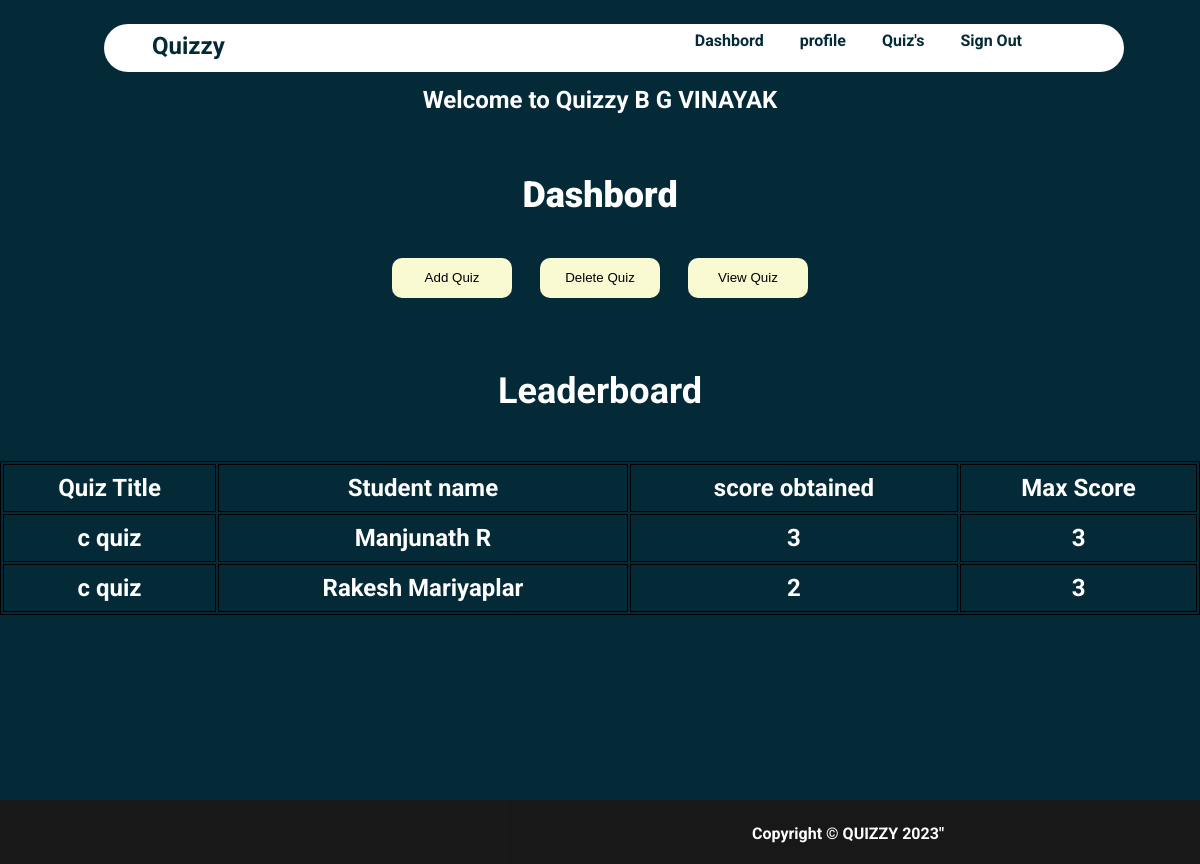
The app's page /homestaff.php (signed in) with its own data.
### tables this page shows
CREATE TABLE IF NOT EXISTS `staff` (
  `staffid` varchar(10) NOT NULL,
  `name` varchar(20) NOT NULL,
  `mail` varchar(30) NOT NULL,
  `phno` varchar(10) NOT NULL,
  `gender` varchar(1) NOT NULL,
  `DOB` varchar(10) NOT NULL,
  `pw` varchar(200) NOT NULL,
  `dept` varchar(3) DEFAULT NULL,
  PRIMARY KEY (`mail`),
  UNIQUE KEY `mail` (`mail`,`phno`),
  UNIQUE KEY `staffid` (`staffid`)
);

CREATE TABLE IF NOT EXISTS `score` (
  `slno` int NOT NULL AUTO_INCREMENT,
  `score` int NOT NULL,
  `quizid` int NOT NULL,
  `mail` varchar(30) DEFAULT NULL,
  `totalscore` int DEFAULT NULL,
  `remark` varchar(20) DEFAULT NULL,
  PRIMARY KEY (`slno`),
  KEY `quizid` (`quizid`),
  KEY `mail` (`mail`)
);

CREATE TABLE IF NOT EXISTS `quiz` (
  `quizid` int NOT NULL AUTO_INCREMENT,
  `quizname` varchar(20) NOT NULL,
  `date_created` timestamp NOT NULL DEFAULT CURRENT_TIMESTAMP,
  `mail` varchar(30) DEFAULT NULL,
  PRIMARY KEY (`quizid`),
  KEY `mail` (`mail`)
);

CREATE TABLE IF NOT EXISTS `student` (
  `usn` varchar(10) NOT NULL,
  `name` varchar(20) NOT NULL,
  `mail` varchar(30) NOT NULL,
  `phno` varchar(10) NOT NULL,
  `gender` varchar(1) NOT NULL,
  `DOB` varchar(10) NOT NULL,
  `pw` varchar(200) NOT NULL,
  `dept` varchar(3) DEFAULT NULL,
  PRIMARY KEY (`mail`),
  UNIQUE KEY `mail` (`mail`),
  UNIQUE KEY `phno` (`phno`),
  UNIQUE KEY `usn` (`usn`),
  KEY `dept` (`dept`)
);

### homestaff.php (the view, shortened to what this page needs)
<html>
<head>
</head>
<?php
require_once 'sql.php';
                $conn = mysqli_connect($servername, $username, $password, $dbname);if (!$conn) {
    echo "<script>alert(\"Database error retry after some time !\")</script>";
} else {
    $type1 = $_SESSION["type"];
    $username1 = $_SESSION["username"];
    $sql = "select * from " . $type1 . " where mail='{$username1}'";
    $res =   mysqli_query($conn, $sql);
    if ($res == true) {
        while ($row = mysqli_fetch_array($res)) {
            $dbname = $row['name'];
        }
    }
}
?>
<body style="margin: 0 !important;font-weight: bolder !important;font-family:'Roboto', sans-serif;height:auto;color:#fff">
    <div id="main" style="background-color: #042A38;height: auto;color:#fff !important">
    <div class="navbar" style="display: grid;width: 85%;height:3rem;color:#042A38;position:fixed;border-radius:10rem;margin-top:1.5rem;margin-left:6.5rem;">
    <section style="margin-left: 3rem;display:grid;padding-top: 8px;padding-bottom: 3px; font-size: 1.5rem;">Quizzy</section>
            <ul  style="display: inline-flex;padding: 0 !important;margin-top: 0;float: right;right: 10rem;top:0.8rem;position: fixed;width: 50vw;">
                <li onclick="dash()">Dashbord</li>
                <li onclick="prof()">profile</li>
                <li onclick="score()">Quiz's</li>
                <li onclick="lo()">Sign Out</li>
            </ul>
        </div><br><br>
        <center><section style="width:100vw;margin:0vw;margin-top:4vw;font-size:2vw;">Welcome to Quizzy&nbsp;<?php echo $dbname ?></section></center>
        <section class="dash" style="margin: 5vw;width: 90vw;">
            <center><h1 style="font-weight:bolder;font-size:3vw">Dashbord</h1></center>
           <center> <button onclick="addquiz()">Add Quiz</button>            <button onclick="delquiz()">Delete Quiz</button>         <button onclick="viewq()">View Quiz</button></center>
        </section>
        <section style="color:#fff !important">
            <?php
            $sql="select quizname,s.name,score,totalscore from student s,staff st,score sc,quiz q where q.quizid=sc.quizid and s.mail=sc.mail and q.mail=st.mail and q.mail='{$username1}' ORDER BY score DESC";
            $res=mysqli_query($conn,$sql);
            if($res)
            {
                echo "<center><h1 style=\"font-size: 3vw\">Leaderboard</h1></center>";
                echo "<table id=\"le\"><thead><tr><td>Quiz Title</td>&nbsp;<td>Student name</td><td>score obtained</td><td>Max Score</td></tr></thead>";
                while ($row = mysqli_fetch_assoc($res)) {
                    echo "<tr><td>".$row["quizname"]."</td><td>".$row["name"]."</td><td>".$row["score"]."</td><td>".$row["totalscore"]."</td></tr>";
                }
                echo "</table><br><br>";
            }
            else{
                echo mysqli_error($conn);
            }
            ?>
        </section>
    </div>
    <?php require("footer.php");?>
</body>
</html>

### homestaff.php (style rules this page uses)
#main { min-height: 100% !important; }
table { border: 1px solid black; width: 100% !important; font-weight: bolder; font-size: 2vw; color: #042A38; }
td { border: 1px solid black; width: 20%; font-weight: bolder; font-size: 2vw; }
li { margin: 1.5vw; font-size: 1rem !important; }
ul { list-style: none; width: auto !important; }
.navbar { background-color: #fff!important; font-size: 1.5vw; position: fixed; cursor: default; cursor: pointer; }
button { height: 5vh; width: 10vw; background-color: lightgoldenrodyellow; color: black; outline: none; border: none; border-radius: 10px; margin: 1vw; }
::placeholder { font-weight: bold; font-family: 'Roboto', sans-serif; }
table { width: 90vw; margin-left: 5vw; margin-right: 5vw; align-content: center; border: 1px solid black; }
thead { font-weight:900; font-size: 1.5vw; }
td { width: auto; border: 1px solid black; text-align: center; height: 4vw; font-weight: bold; }
#le { width: 90vw; margin: 0; color: #fff; }

### records on screen
staff: name "B G VINAYAK"
score: quizid.quizname "c quiz", mail.name "Manjunath R", score "3", totalscore "3"
score: quizid.quizname "c quiz", mail.name "Rakesh Mariyaplar", score "2", totalscore "3"
